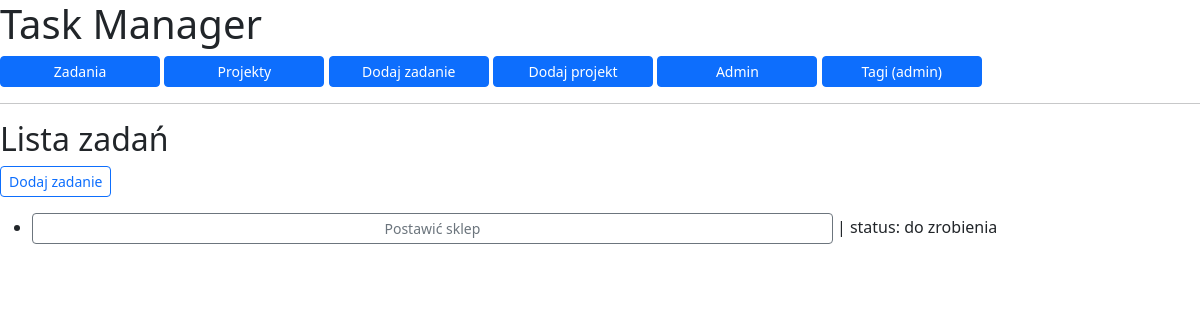
Before: / with the older database file.
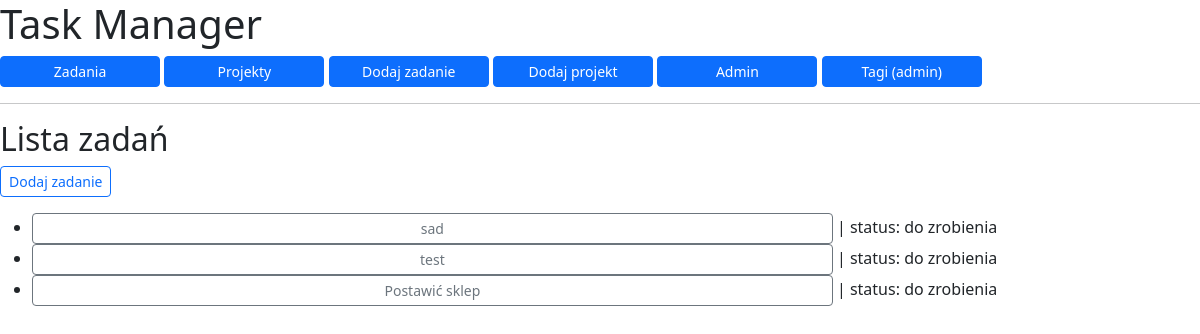
After: the same page with the newer database file.
### todos/models.py (models this page shows, shortened)
class Task(models.Model):
    class Status(models.TextChoices):
        TODO = "do zrobienia", "Do zrobienia"
        DOING = "w trakcie", "W trakcie"
        DONE = "zrobione", "Zrobione"
    project = models.ForeignKey(
        Project,
        on_delete=models.CASCADE,
        related_name="tasks",
    )
    title = models.CharField(max_length=100)
    description = models.TextField(blank=True)
    status = models.CharField(
        max_length=12,
        choices=Status.choices,
        default=Status.TODO,
    )
    due_date = models.DateField(blank=True, null=True)
    created_at = models.DateTimeField(auto_now_add=True)
    tags = models.ManyToManyField(
        Tag,
        blank=True,
        related_name="tasks",
    )
    class Meta:
        ordering = ["-created_at"]

### todos/views.py (the view)
# urls.py: path("", TaskListView.as_view(), name="task_list"),
class TaskListView(ListView):
    model = Task
    context_object_name = "tasks"

### todos/templates/todos/task_list.html
{% extends "base.html" %}
{% block content %}
<h2>Lista zadań</h2>
<p>
    <a href="{% url 'task_add' %}" class="btn btn-outline-primary btn-sm">Dodaj zadanie</a>
</p>
{% if tasks %}
    <ul>
        {% for task in tasks %}
            <li>
                <a href="{% url 'task_detail' task.pk %}" class="btn btn-outline-secondary btn-sm" style="width: 100ch;">
                    {{ task.title }}
                </a>
                | status: {{ task.status }}
            </li>
        {% endfor %}
    </ul>
{% else %}
    <p>Brak zadań.</p>
{% endif %}
{% endblock %}

Changed rows visible on the page:
added Task: title "sad", status "do zrobienia"
added Task: title "test", status "do zrobienia"
